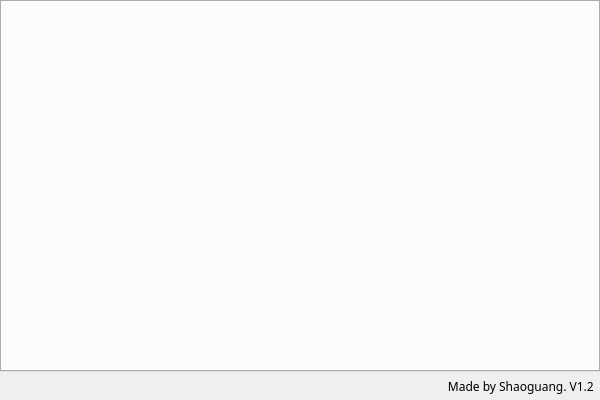
<?xml version="1.0" encoding="UTF-8"?>
<ui version="4.0">
 <class>DcmNetToolsClass</class>
 <widget class="QWidget" name="DcmNetToolsClass">
  <property name="geometry">
   <rect>
    <x>0</x>
    <y>0</y>
    <width>600</width>
    <height>400</height>
   </rect>
  </property>
  <property name="font">
   <font>
    <family>微软雅黑</family>
   </font>
  </property>
  <property name="windowTitle">
   <string>DcmNetTools</string>
  </property>
  <layout class="QVBoxLayout" name="verticalLayout">
   <property name="leftMargin">
    <number>0</number>
   </property>
   <property name="topMargin">
    <number>0</number>
   </property>
   <property name="rightMargin">
    <number>0</number>
   </property>
   <property name="bottomMargin">
    <number>5</number>
   </property>
   <item>
    <widget class="QTabWidget" name="tabWidget">
     <property name="currentIndex">
      <number>-1</number>
     </property>
    </widget>
   </item>
   <item>
    <widget class="QLabel" name="label">
     <property name="font">
      <font>
       <family>隶书</family>
      </font>
     </property>
     <property name="text">
      <string>Made by Shaoguang. V1.2  </string>
     </property>
     <property name="alignment">
      <set>Qt::AlignRight|Qt::AlignTrailing|Qt::AlignVCenter</set>
     </property>
    </widget>
   </item>
  </layout>
 </widget>
 <layoutdefault spacing="6" margin="11"/>
 <resources>
  <include location="DcmNetTools.qrc"/>
 </resources>
 <connections/>
</ui>
